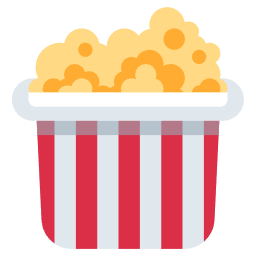
#> input picture assets/examples/1f37f.png, 256 x 256 px; its folder holds only this picture in this run
$ python -i snapshot_matching.py   (imports and definitions only)
#> lines starting #> are read from the running program, lines starting #| are printed output that depends on the picture
#> further down, picture is the input picture: PIL image 256x256 RGBA; mean R, G, B, A 143.4, 108.8, 97.1, 157.2
"""QQ saved-cell matching, including upscaled small images and raster filtering.

This matches observed favorites, never enumerates favorites from cache files.
The default retains strict pixel/smoothing thresholds. Explicit appearance
mode uses separate thresholds/profile; it cannot validate as a strict receipt.
Neither mode generates frames or searches arbitrary positions.
"""
from collections import defaultdict
from itertools import product
from math import floor,ceil
import numpy as np
from PIL import Image,ImageFilter
from .recognition import rgb

PROFILE='qq-cell-raster-v3'
NATIVE_PROFILE='qq-cell-native-raster-v4'
LEGACY_PROFILE='qq-cell-raster-v2'
BACKGROUNDS=((34,34,34),(51,49,49),(253,253,253))
RAW_LIMIT=.055
SMOOTH_LIMIT=.025


def pixels(image,smooth=False):
#> called with smooth = False
    image=image.convert('RGB')
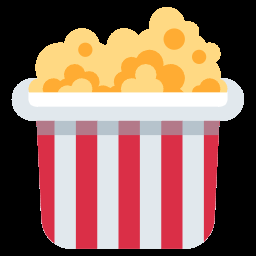
#> image: PIL image 256x256 RGB; mean R, G, B 143.4, 108.8, 97.1
    if smooth:image=image.filter(ImageFilter.GaussianBlur(.7))
    return np.asarray(image,dtype=np.uint8)[1:-1,1:-1]
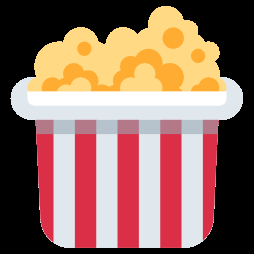
#> returned value: shape (254, 254, 3); mean of channels 0, 1, 2 145.7, 110.5, 98.7; drawn as R, G, B


def accepted(raw,smooth):
    return np.isfinite(raw) and np.isfinite(smooth) and raw<RAW_LIMIT and smooth<SMOOTH_LIMIT


# [9 lines left out: function block_sums, not called in this run]


class CellMatcher:
    """Build each reference once, compare many cells in bounded NumPy batches."""
    # [66 lines left out: functions __init__, match, not called in this run]

>>> from PIL import Image
>>> picture = Image.open('../../assets/examples/1f37f.png')
>>> result = pixels(picture)
